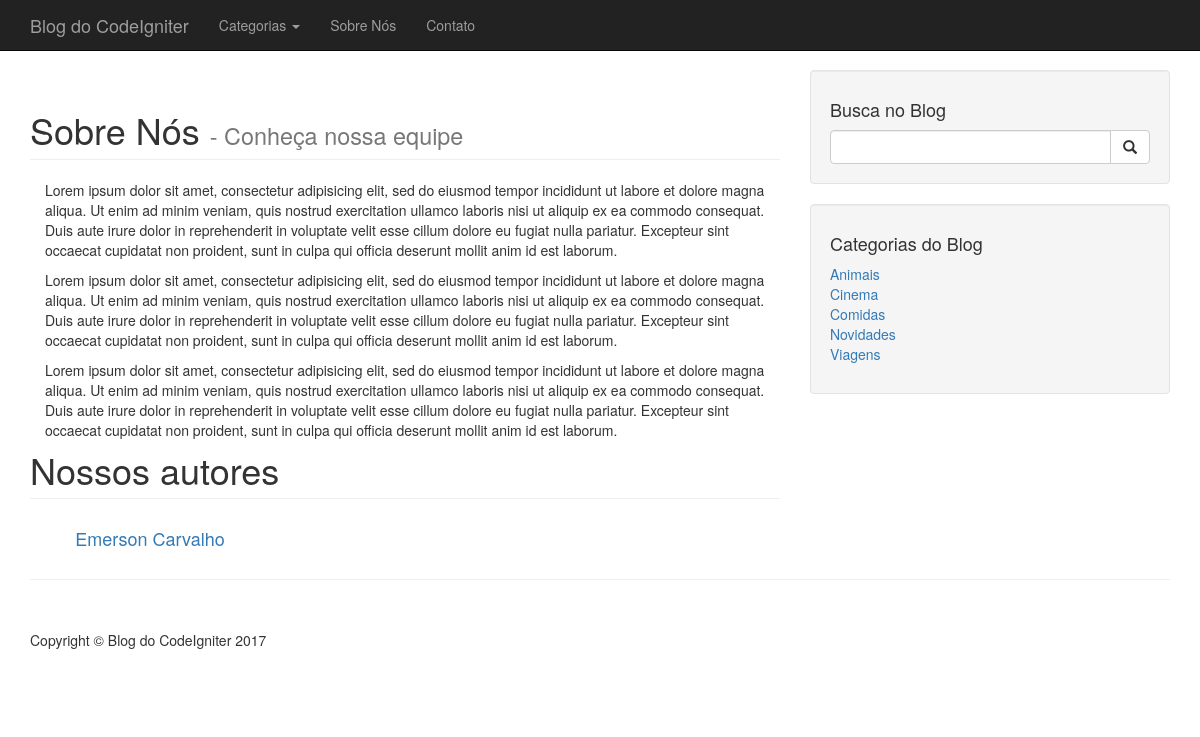
/index.php/sobrenos, run on the app's committed database.
### tables this page shows
CREATE TABLE IF NOT EXISTS `usuario` (
  `id` int(11) NOT NULL AUTO_INCREMENT,
  `nome` varchar(200) DEFAULT NULL,
  `email` varchar(200) DEFAULT NULL,
  `img` longtext DEFAULT NULL,
  `historico` longtext DEFAULT NULL,
  `user` varchar(50) DEFAULT NULL,
  `senha` longtext DEFAULT NULL,
  PRIMARY KEY (`id`)
);

CREATE TABLE IF NOT EXISTS `categoria` (
  `id` int(11) NOT NULL AUTO_INCREMENT,
  `titulo` varchar(100) DEFAULT NULL,
  PRIMARY KEY (`id`)
);

### application/controllers/Sobrenos.php (called while the page is built, shortened)
<?php
class Sobrenos extends CI_Controller {
	public function __construct()
    {
		$this->load->model('categorias_model','modelcategorias');
		$this->categorias=$this->modelcategorias->listar_categorias();
		$this->load->model('usuarios_model', 'modelusuarios');
    }
     public function index()
	{
		$dados['categorias']=$this->categorias;
		$dados['autores']=$this->modelusuarios->listar_autores();
		$dados['titulo']='Sobre Nós';
		$dados['subtitulo']='Conheça nossa equipe';
		$this->load->view('frontend/template/html-header',$dados);
        $this->load->view('frontend/template/header');
        $this->load->view('frontend/sobrenos');
		$this->load->view('frontend/template/aside');
        $this->load->view('frontend/template/footer');
        $this->load->view('frontend/template/html-footer');
	}
}

### index.php (called while the page is built, shortened)
<?php
require_once BASEPATH.'core/CodeIgniter.php';

### application/models/Usuarios_model.php (called while the page is built, shortened)
<?php
class Usuarios_model extends CI_Model {
    public function listar_autores(){
        $this->db->select('id,nome,email,img');
        $this->db->from('usuario');
        $this->db->order_by('nome','ASC');
        return $this->db->get()->result();
    }
}

### application/helpers/funcoes_helper.php (called while the page is built, shortened)
<?php
function limpar($string){
	$table = array(
        '/'=>'', '('=>'', ')'=>'',
    );
    $string = strtr($string, $table);
	$string= preg_replace('/[,.;:`´^~\'"]/', '', iconv('UTF-8','ASCII//TRANSLIT',$string));
	$string= strtolower($string);
	$string= str_replace(" ", "-", $string);
	$string= str_replace("---", "-", $string);
	return $string;
}

### application/models/Categorias_model.php (called while the page is built, shortened)
<?php
class Categorias_model extends CI_Model {
    public function listar_categorias()
    {
        $this->db->order_by('titulo','ASC');
        return $this->db->get('categoria')->result();
    }
}

### application/views/frontend/template/aside.php (the view)
 <div class="col-md-4">
<div class="well">
    <h4>Busca no Blog</h4>
    <div class="input-group">
        <input type="text" class="form-control">
        <span class="input-group-btn">
            <button class="btn btn-default" type="button">
                <span class="glyphicon glyphicon-search"></span>
        </button>
        </span>
    </div>
</div>
<div class="well">
    <h4>Categorias do Blog</h4>
    <div class="row">
        <div class="col-lg-12">
            <ul class="list-unstyled">
                <?php foreach($categorias as $categoria){
                ?>
                <li><a href="<?php echo base_url('categoria/'.$categoria->id.'/'.limpar($categoria->titulo));?>"><?php echo $categoria->titulo;?></a>
                </li>
                <?php
                }
                ?>
            </ul>
        </div>
    </div>
</div>
</div>

### application/views/frontend/sobrenos.php (shortened to what this page needs)
 <div class="container">
<div class="row">
    <div class="col-md-8">
        <h1 class="page-header">
            <?php echo $titulo;?>
            <small> - <?php
            if($subtitulo != ''){
                echo $subtitulo;
            }else{
                foreach($subtitulodb as $dbtitulo){
                    echo $dbtitulo->titulo;
                }
            }
            ?></small>
        </h1>
        <div class="col-md-12 ">
              <p>Lorem ipsum dolor sit amet, consectetur adipisicing elit, sed do eiusmod
              tempor incididunt ut labore et dolore magna aliqua. Ut enim ad minim veniam,
              quis nostrud exercitation ullamco laboris nisi ut aliquip ex ea commodo
              consequat. Duis aute irure dolor in reprehenderit in voluptate velit esse
              cillum dolore eu fugiat nulla pariatur. Excepteur sint occaecat cupidatat non
              proident, sunt in culpa qui officia deserunt mollit anim id est laborum.</p>
              <p>Lorem ipsum dolor sit amet, consectetur adipisicing elit, sed do eiusmod
              tempor incididunt ut labore et dolore magna aliqua. Ut enim ad minim veniam,
              quis nostrud exercitation ullamco laboris nisi ut aliquip ex ea commodo
              consequat. Duis aute irure dolor in reprehenderit in voluptate velit esse
              cillum dolore eu fugiat nulla pariatur. Excepteur sint occaecat cupidatat non
              proident, sunt in culpa qui officia deserunt mollit anim id est laborum.</p>
               <p>Lorem ipsum dolor sit amet, consectetur adipisicing elit, sed do eiusmod
              tempor incididunt ut labore et dolore magna aliqua. Ut enim ad minim veniam,
              quis nostrud exercitation ullamco laboris nisi ut aliquip ex ea commodo
              consequat. Duis aute irure dolor in reprehenderit in voluptate velit esse
              cillum dolore eu fugiat nulla pariatur. Excepteur sint occaecat cupidatat non
              proident, sunt in culpa qui officia deserunt mollit anim id est laborum.</p>
      </div>
      <br>
       <h1 class="page-header">
         Nossos autores
      </h1>
      <div class="col-md-12 row">
      <?php foreach($autores as $autor){?>
          <div class="col-md-4 col-xs-6">
               <h4 class="text-center">
                  <a href="<?php echo base_url('autor/'.$autor->id.'/'.limpar($autor->nome))?>"><?php echo $autor->nome;?></a>
              </h4>
          </div>
          <?php }?>
      </div>
    </div>

### assets/frontend/css/blog.css (style rules this page uses)
body { padding-top: 70px; }

### data on the page
usuario: nome "Emerson Carvalho"
categoria: titulo "Animais"
categoria: titulo "Cinema"
categoria: titulo "Comidas"
categoria: titulo "Novidades"
categoria: titulo "Viagens"

### other printed values
$titulo "Sobre Nós"
$subtitulo "Conheça nossa equipe"
